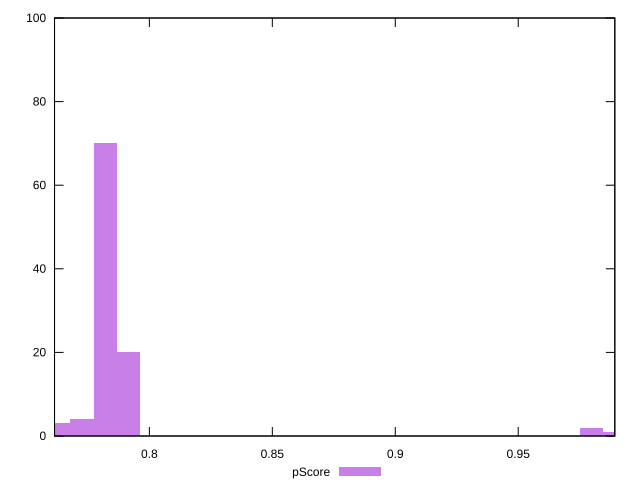

Generate this figure with gnuplot:
reset

$pScore <<EOF
0.7914440661203418 20
0.7820221129522426 70
0.9798831294823279 2
0.7726001597841432 4
0.7631782066160439 3
0.9893050826504273 1
EOF

set key outside below
set boxwidth 0.009421953168099307
set xrange [0.7614297365308249:0.9892867507212351]
set yrange [0:100]
set trange [0:100]
set style fill transparent solid 0.5 noborder
set terminal svg size 640, 490 enhanced background rgb 'white'
set output "report_00025_2021-02-22T21:38:55.199Z/interactive/samples/pages+cached+noadtech/pScore/histogram.svg"

plot $pScore title "pScore" with boxes

reset
